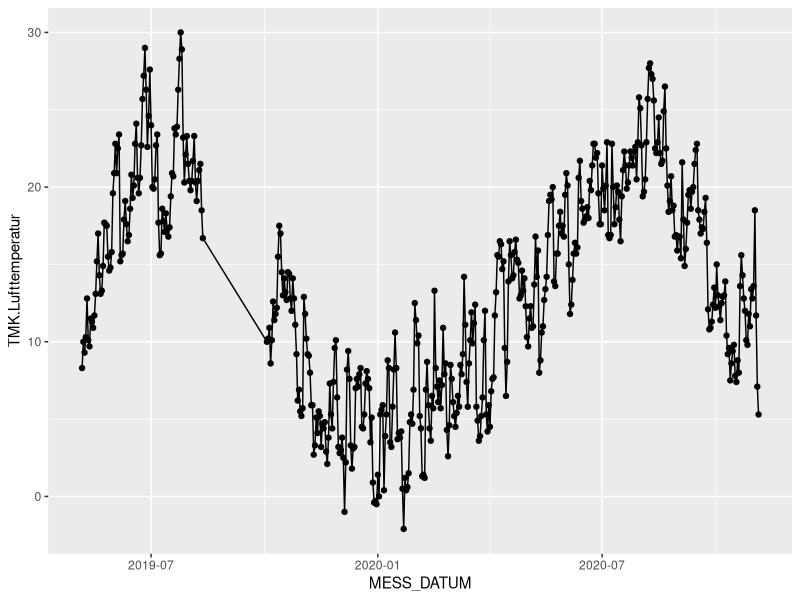
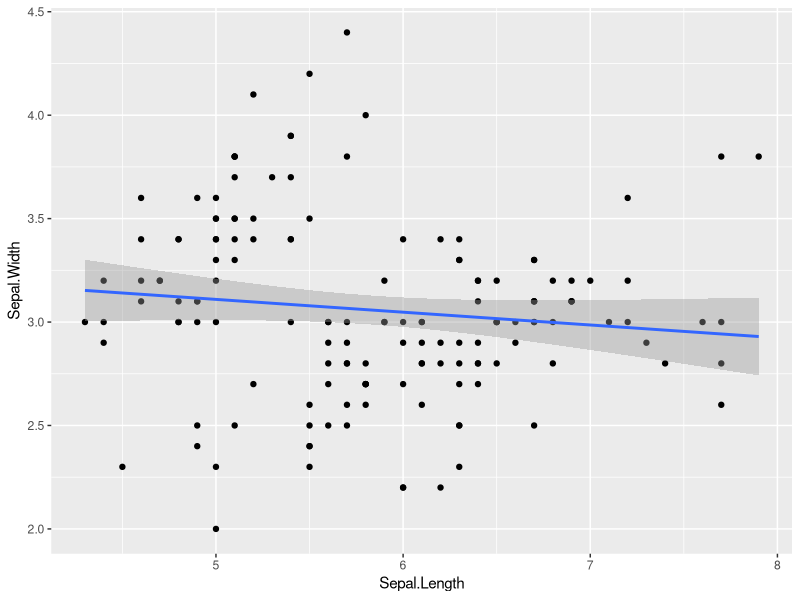
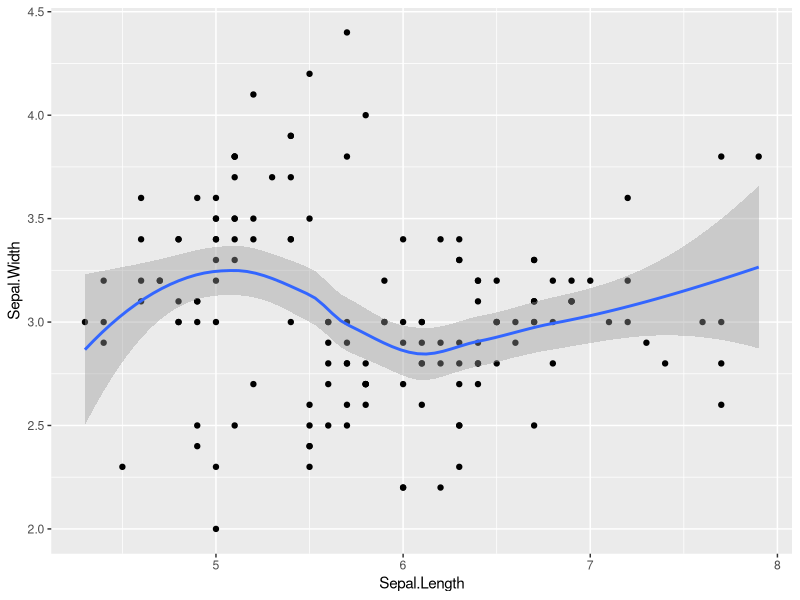
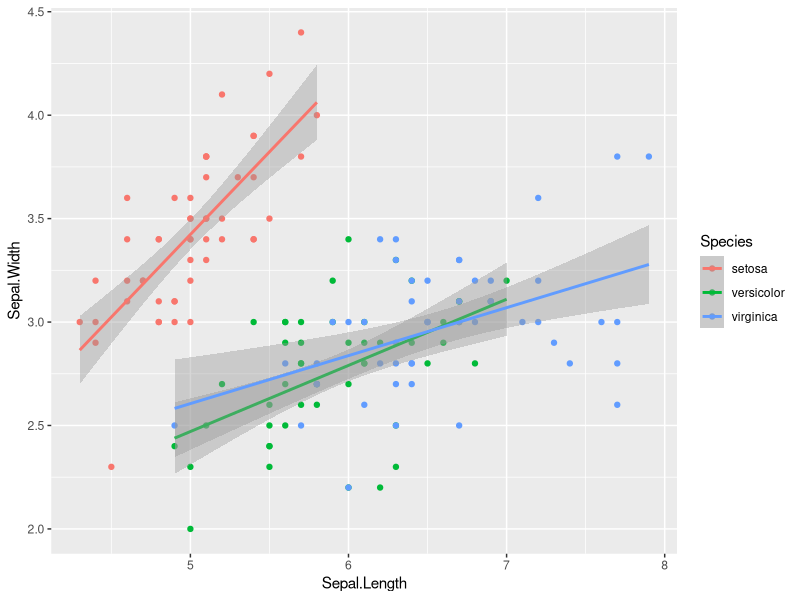
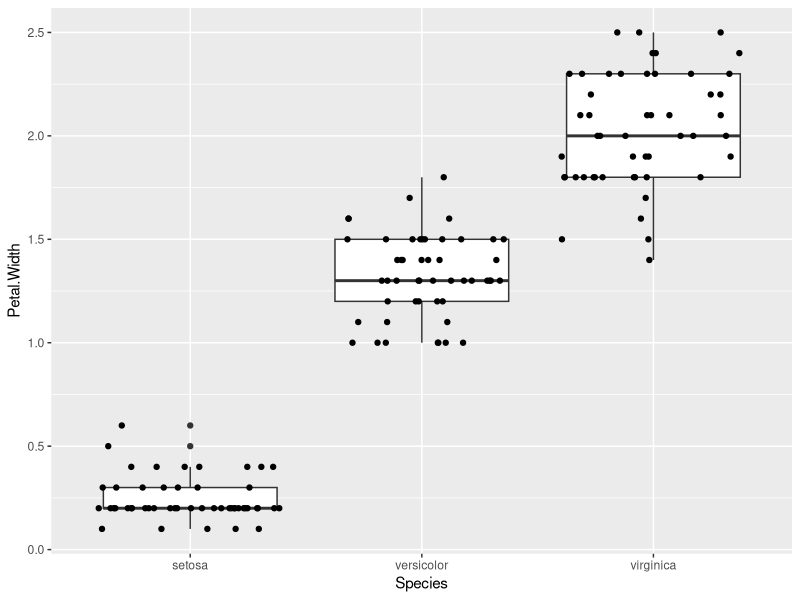
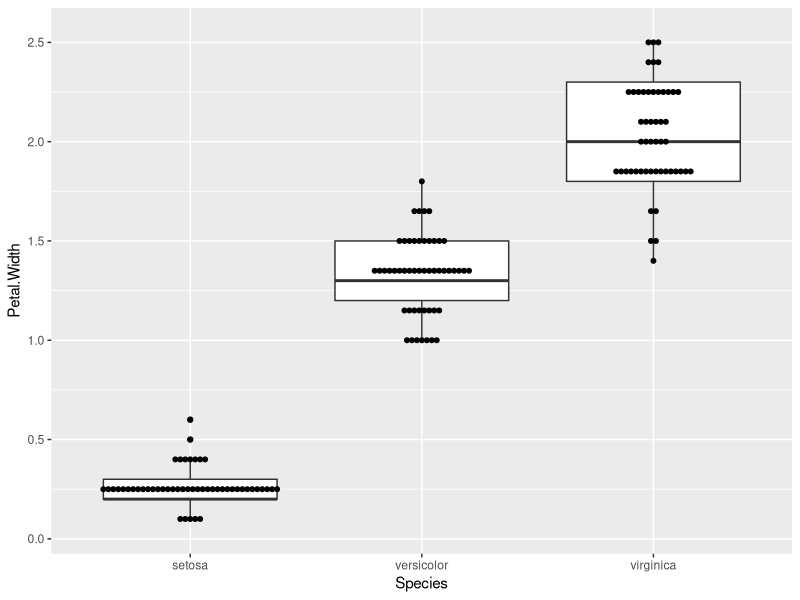
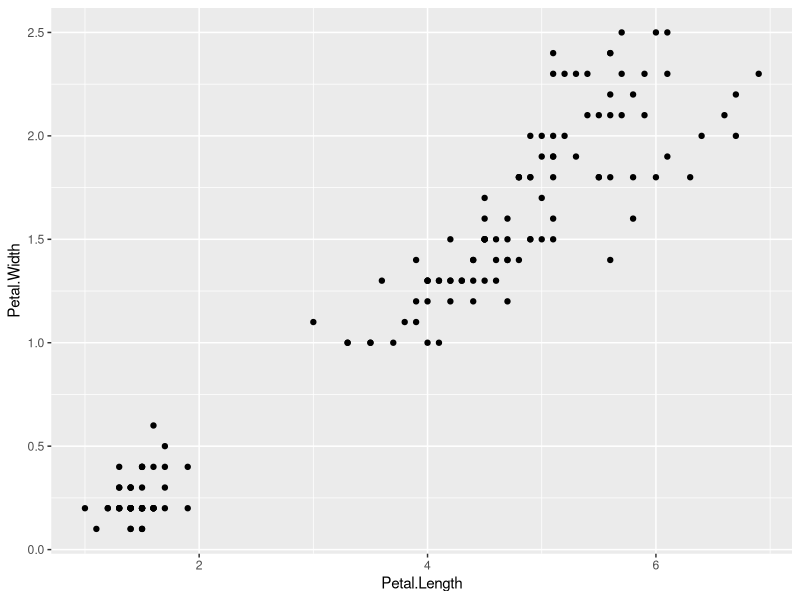
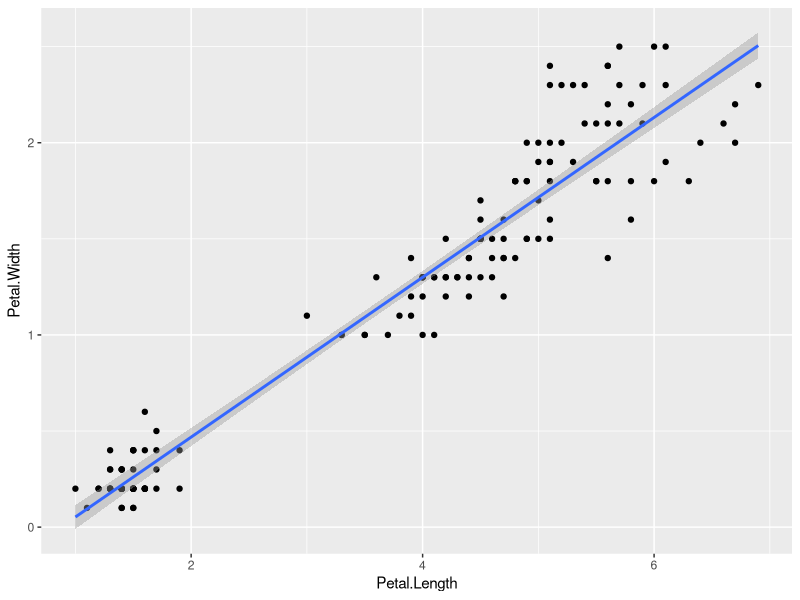

Recreate these plots in R, in order.
## ---- chunk 1

knitr::opts_chunk$set(
  class.output  = "bg-success",
  class.message = "bg-info text-info",
  class.warning = "bg-warning text-warning",
  class.error   = "bg-danger text-danger"
  )
## ---- chunk 2

usePackage <- function(p)   
{ 
  if (!is.element(p, installed.packages()[,1])) 
    install.packages(p, dep = TRUE, repos="https://cloud.r-project.org/", lib=.libPaths()[1]) 
  require(p, character.only = TRUE) 
} 
  
usePackage("data.table")
usePackage("ggplot2")

## ---- chunk 3
library("ggplot2")
library("data.table")

##########################################################################################
# Read file
##########################################################################################
clim <- fread("clim_DWD_Geisenheim_current.csv")
clim[,"MESS_DATUM":=as.POSIXct(MESS_DATUM)] 

##########################################################################################

# combine plots
ggplot(data=clim[-c(100:150),], aes(x=MESS_DATUM, y=TMK.Lufttemperatur))+ # Init Data
  geom_point()+ # Layer 1
  geom_line()   # Layer 2 [above Layer 1]


## ---- chunk 4

# regression line across all data
ggplot(data=iris, aes(x=Sepal.Length, y=Sepal.Width))+
  geom_point()+
  geom_smooth(method="lm")   #linear model

# Without specification of linear model - automatic model selection
ggplot(data=iris, aes(x=Sepal.Length, y=Sepal.Width))+
  geom_point()+
  geom_smooth()

# LM: Linear regression model  
# LOESS (locally estimated scatterplot smoothing) 
# Alternative: generalized additive model (GAM) 

# Regression line for subsets [grouped by color = species] 
ggplot(data=iris, aes(x=Sepal.Length, y=Sepal.Width, color=Species))+
  geom_point()+
  geom_smooth(method="lm")  #linear model


## ---- chunk 5

# jitter is more appropriate for more and real continuous data [here: 0.1 cm 'categories']
ggplot(data=iris, aes(x=Species,y=Petal.Width))+
  geom_boxplot()+
  geom_jitter( height = 0)   #do not allow random positions in y-direction

# better alternative dotplot
ggplot(data=iris, aes(x=Species,y=Petal.Width))+
  geom_boxplot()+
  geom_dotplot(binaxis='y', stackdir='center', binwidth = 0.1,dotsize=0.25)


## ---- chunk 6
# Save a plot object into a variable - without displaying the plot
p0 <- ggplot(iris,aes(x=Petal.Length, y= Petal.Width))+
        geom_point()

# display plot by calling the variable
p0

# add layer to p0 and display plot
p0 +
  geom_smooth(method="lm")


# save new plot to another variable
p1 <- p0 +
          geom_smooth(method="lm")

# output p1 
p1 

# additional layers for appearance modification, e.g. 'themes' [details follow soon]
p0 +
  theme_bw()


# Store only the data initialization layer to generate different types of plots 
p00 <- ggplot(iris,aes(x=Species, y=Petal.Width))

p00 + geom_boxplot()

p00 + geom_violin()

## ---- chunk 7

sessionInfo()

